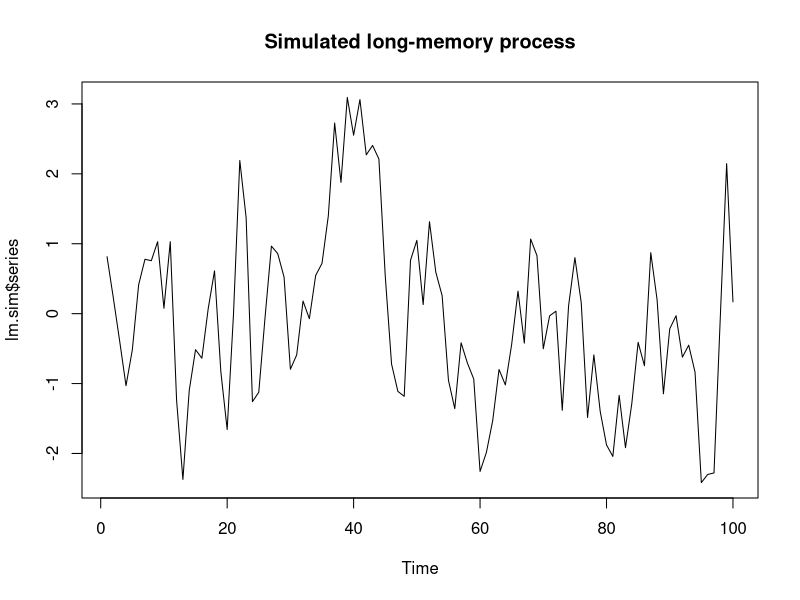
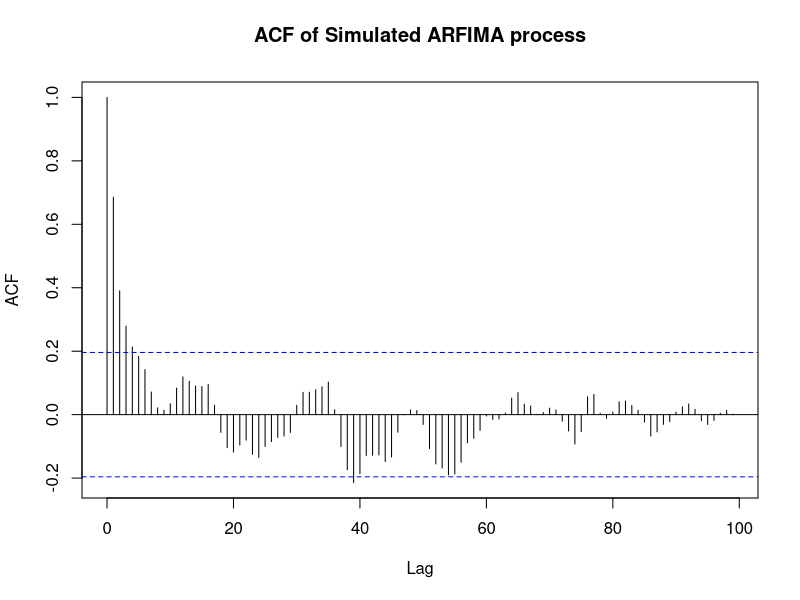

R code for these plots, in order:
library(fracdiff)
#simulate long-memory data
lm.sim <- fracdiff.sim(100, ar = .2, ma = -.4, d = .3)
lm.sim
#plot graph
ts.plot(lm.sim$series,main="Simulated long-memory process")

# plot ACF against Lag
lm.acs <- acf(lm.sim$series, lag.max=100, type="correlation",plot=T,main="ACF of Simulated ARFIMA process")

